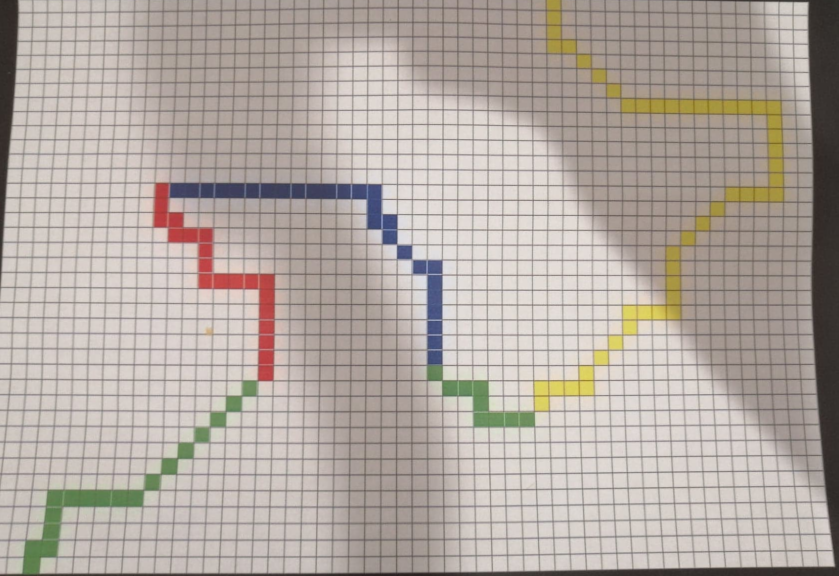
#> input picture test02.png, 1677 x 1152 px (shown at 1/2 size)
$ python main.py
#> lines starting #> are read from the running program, lines starting #| are printed output that depends on the picture
### Point3D.py
from Colors import *
import collections


class Point3D:
    colors = Colors()

    def __init__(self, x, y, color):
        self.x = x
        self.y = y

        self.color = color

        self.z = self.calculateZ()
        self.is_visited = False

    def calculateZ(self):
        for c, z in Point3D.colors.getColors():
            if str(c) == str(self.color):
                return z

    def showPoint(self):
        print(self.x, self.y, self.z)

    def getPoint3D(self):
        return {"x": self.x, "y": self.y, "z": self.z, "is_visited": self.is_visited}

### TrajectoryDetector.py
import cv2
from Point3D import *
import imutils
import numpy as np


class TrajectoryDetector:
    def __init__(self, image):
        self.__img_color = image
        self.__img_hsv = cv2.cvtColor(self.__img_color, cv2.COLOR_BGR2HSV)
        # self.__img_color = cv2.cvtColor(self.__img_color, cv2.COLOR_BGR2RGB)

        # Image shape
        self.__IMAGE_MIN_X = 0.0
        self.__IMAGE_MAX_X = self.__img_color.shape[0]
        self.__IMAGE_MIN_Y = 0.0
        self.__IMAGE_MAX_Y = self.__img_color.shape[1]

        # Paper shape
        self.__PAPER_MIN_Y = 0.0
        self.__PAPER_MAX_Y = 18.5
        self.__PAPER_MIN_X = 0.0
        self.__PAPER_MAX_X = 27.0

        # Classroom shape
        self.__CLASSROOM_MIN_Y = 0.0
        self.__CLASSROOM_MAX_Y = 400.0
        self.__CLASSROOM_MIN_X = 0.0
        self.__CLASSROOM_MAX_X = 800.0

        self.__start_point = Point3D(0, 0, [0, 0, 0])

        self.__trajectory = []
        self.__sorted_trajectory = [self.__start_point.getPoint3DArray()]

        self.__blue_lower = np.array([94, 80, 2])
        self.__blue_upper = np.array([120, 255, 255])

        self.__red_lower_0 = np.array([0, 50, 50])
        self.__red_upper_0 = np.array([10, 255, 255])
        self.__red_lower_1 = np.array([170, 50, 50])
        self.__red_upper_1 = np.array([180, 255, 255])

        self.__green_lower = np.array([36, 25, 25])
        self.__green_upper = np.array([70, 255, 255])

        self.__yellow_lower = np.array([19, 107, 89])
        self.__yellow_upper = np.array([35, 255, 255])

        self.__green_mask = None
        self.__yellow_mask = None
        self.__red_mask = None
        self.__blue_mask = None

    # [60 lines left out: functions scaleValueIntoWorldPoint, remapValue, not called in this run]

    def getTrajectory(self):
        return self.__sorted_trajectory

    # [128 lines left out: functions sortPoints, calculateYaw, prepareTrajectory, newWayOfDetect, isBlue, isRed and 8 more, not called in this run]

### Colors.py
class Colors:
    def __init__(self):
        self.red_color = [255, 0, 0]
        self.green_color = [0, 255, 0]
        self.blue_color = [0, 0, 255]
        self.black_color = [0, 0, 0]
        self.yellow_color = [255, 255, 0]

        self.if_red_value = 20
        self.if_green_value = 30
        self.if_blue_value = 40
        self.if_black_value = 50
        self.if_yellow_value = 60

        self.COLORS_ARRAY = [(self.red_color, self.if_red_value),
                             (self.green_color, self.if_green_value),
                             (self.blue_color, self.if_blue_value),
                             (self.black_color, self.if_black_value),
                             (self.yellow_color, self.if_yellow_value)]

    def getColors(self):
        return self.COLORS_ARRAY

### main.py
from TrajectoryDetector import *
from mpl_toolkits import mplot3d
import matplotlib.pyplot as plt

if __name__ == "__main__":
    fig = plt.figure()
    # fig1 = plt.figure()
    ax = plt.axes(projection='3d')
    # ax1 = plt.axes()

    img = cv2.imread('test02.png')
#> img is the input picture: shape (1152, 1677, 3); mean B, G, R 161.3, 168.4, 177.8
    scale_percent = 50  # percent of original size
    width = int(img.shape[1] * scale_percent / 100)
#> width = 838
    height = int(img.shape[0] * scale_percent / 100)
#> height = 576
    dim = (width, height)
#> dim = (838, 576)

    # resize image
    img = cv2.resize(img, dim, interpolation=cv2.INTER_AREA)
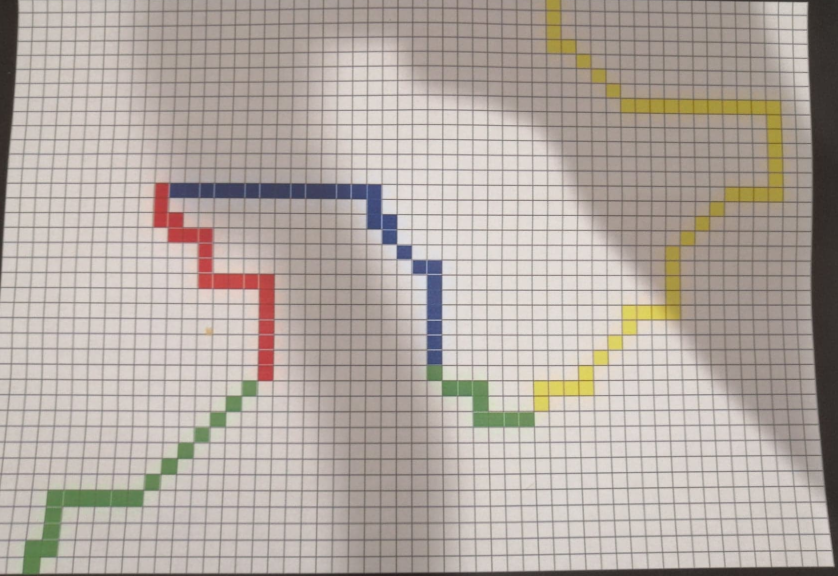
#> img: shape (576, 838, 3); mean B, G, R 161.3, 168.4, 177.8

    trajectoryDetector = TrajectoryDetector(img)
#> (the run stopped early here; a loop or call above may not have finished)

$ run again, with test01.png copied over test02.png
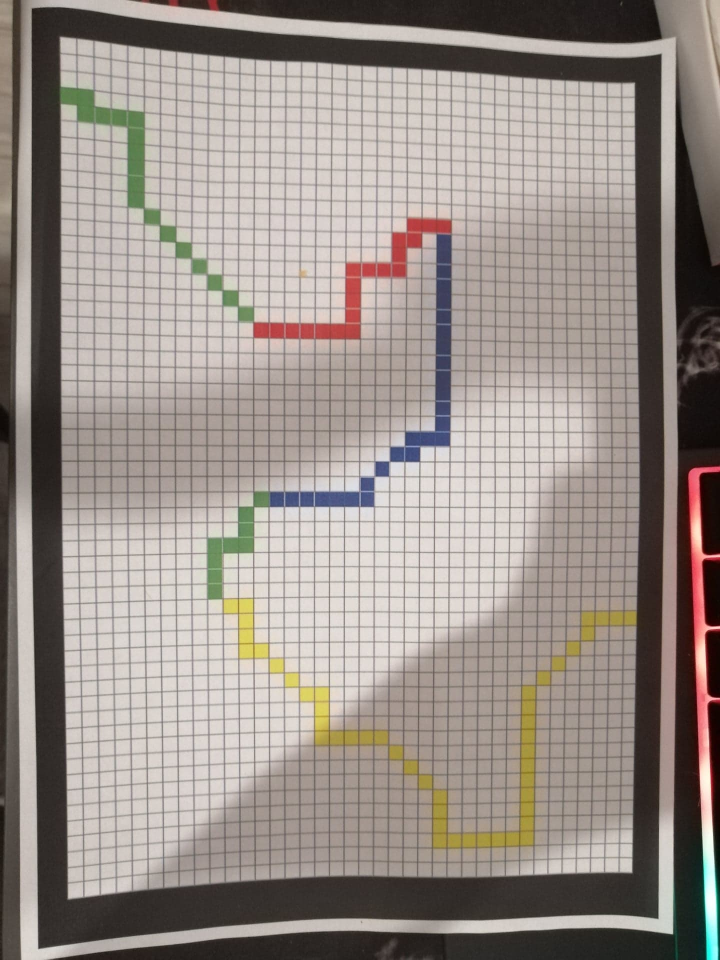
#> input picture test01.png, 1440 x 1920 px (shown at 1/2 size)
#> img is the input picture: shape (1920, 1440, 3); mean B, G, R 136.1, 142.5, 151.8
#> `img = cv2.resize(img, dim, interpolation=cv2.INTER_AREA)`:
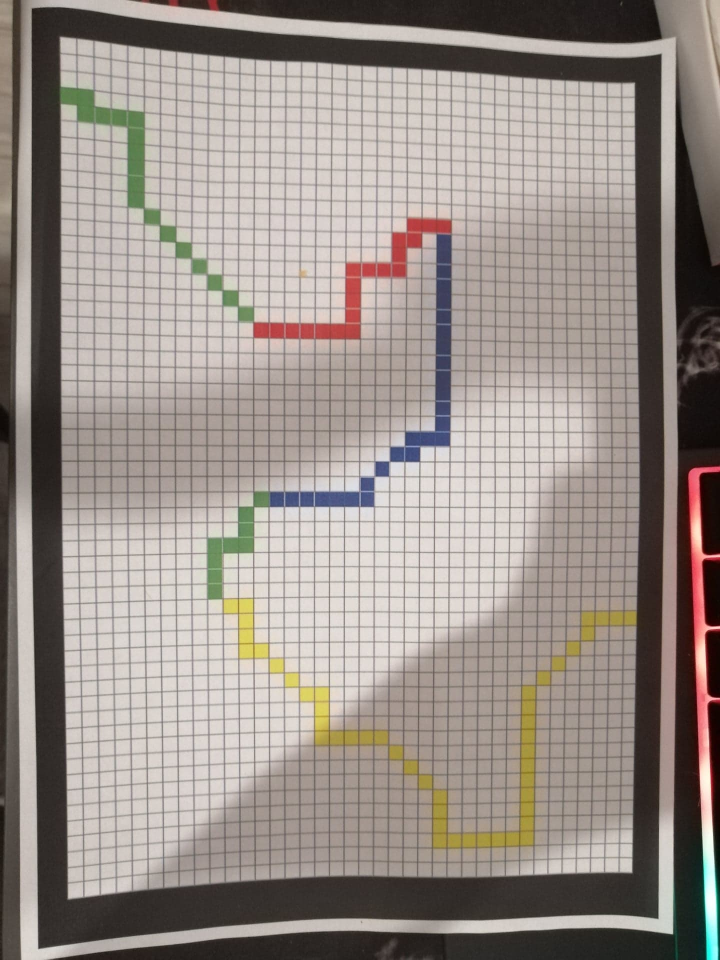
#> img: shape (960, 720, 3); mean B, G, R 136.3, 142.7, 152
